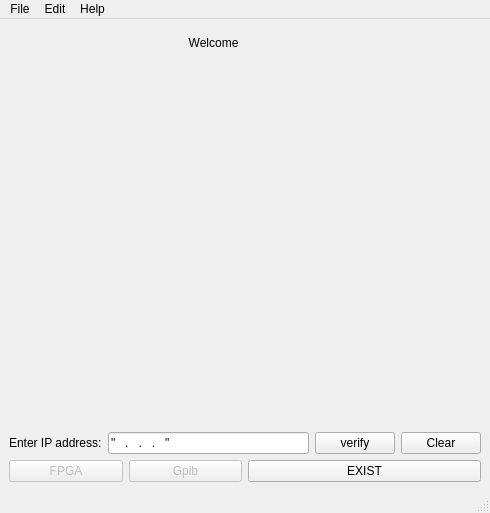
<?xml version="1.0" encoding="UTF-8"?>
<ui version="4.0">
 <class>MainWindow</class>
 <widget class="QMainWindow" name="MainWindow">
  <property name="geometry">
   <rect>
    <x>0</x>
    <y>0</y>
    <width>490</width>
    <height>513</height>
   </rect>
  </property>
  <property name="windowTitle">
   <string>MainWindow</string>
  </property>
  <widget class="QWidget" name="centralwidget">
   <layout class="QGridLayout" name="gridLayout">
    <item row="2" column="0">
     <layout class="QHBoxLayout" name="horizontalLayout_2">
      <item>
       <widget class="QPushButton" name="fpgaButton">
        <property name="enabled">
         <bool>false</bool>
        </property>
        <property name="text">
         <string>FPGA</string>
        </property>
       </widget>
      </item>
      <item>
       <widget class="QPushButton" name="gpibButton">
        <property name="enabled">
         <bool>false</bool>
        </property>
        <property name="text">
         <string>Gpib</string>
        </property>
       </widget>
      </item>
     </layout>
    </item>
    <item row="2" column="1">
     <widget class="QPushButton" name="existButton">
      <property name="text">
       <string>EXIST</string>
      </property>
     </widget>
    </item>
    <item row="0" column="0" colspan="2">
     <layout class="QVBoxLayout" name="verticalLayout">
      <item>
       <widget class="QLabel" name="label_2">
        <property name="maximumSize">
         <size>
          <width>1000</width>
          <height>30</height>
         </size>
        </property>
        <property name="text">
         <string>                                                      Welcome</string>
        </property>
       </widget>
      </item>
      <item>
       <widget class="QLabel" name="label_3">
        <property name="styleSheet">
         <string notr="true">background-image: url(:/pic1/sign.jpg);
background-repeat: norepeat;</string>
        </property>
        <property name="text">
         <string/>
        </property>
       </widget>
      </item>
     </layout>
    </item>
    <item row="1" column="0" colspan="2">
     <layout class="QHBoxLayout" name="horizontalLayout">
      <item>
       <widget class="QLabel" name="label">
        <property name="text">
         <string>Enter IP address:</string>
        </property>
       </widget>
      </item>
      <item>
       <widget class="QLineEdit" name="IPaddresslineEdit">
        <property name="whatsThis">
         <string>&lt;html&gt;&lt;head/&gt;&lt;body&gt;&lt;p&gt;Enter IP address&lt;/p&gt;&lt;/body&gt;&lt;/html&gt;</string>
        </property>
        <property name="inputMask">
         <string>&quot;000.000.000.000&quot;; </string>
        </property>
       </widget>
      </item>
      <item>
       <widget class="QPushButton" name="verifyButton">
        <property name="text">
         <string>verify</string>
        </property>
       </widget>
      </item>
      <item>
       <widget class="QPushButton" name="clearButton">
        <property name="text">
         <string>Clear</string>
        </property>
       </widget>
      </item>
     </layout>
    </item>
   </layout>
  </widget>
  <widget class="QMenuBar" name="menubar">
   <property name="geometry">
    <rect>
     <x>0</x>
     <y>0</y>
     <width>490</width>
     <height>25</height>
    </rect>
   </property>
   <widget class="QMenu" name="menuFile">
    <property name="title">
     <string>File</string>
    </property>
    <addaction name="actionClose"/>
   </widget>
   <widget class="QMenu" name="menuCredit">
    <property name="title">
     <string>Help</string>
    </property>
    <addaction name="actionAbout"/>
    <addaction name="actionDeveloper_manual"/>
    <addaction name="separator"/>
    <addaction name="actionCheck_update"/>
    <addaction name="actionWebsite"/>
    <addaction name="separator"/>
    <addaction name="actionAbout_2"/>
   </widget>
   <widget class="QMenu" name="menuEdit">
    <property name="title">
     <string>Edit</string>
    </property>
    <addaction name="actionCopy"/>
    <addaction name="actionPaste"/>
    <addaction name="separator"/>
    <addaction name="actionClear"/>
   </widget>
   <addaction name="menuFile"/>
   <addaction name="menuEdit"/>
   <addaction name="menuCredit"/>
  </widget>
  <widget class="QStatusBar" name="statusbar"/>
  <action name="actionClose">
   <property name="text">
    <string>close </string>
   </property>
   <property name="shortcut">
    <string>Ctrl+Q</string>
   </property>
  </action>
  <action name="actionAbout">
   <property name="text">
    <string>User manual</string>
   </property>
  </action>
  <action name="actionDeveloper_manual">
   <property name="text">
    <string>Developer manual</string>
   </property>
  </action>
  <action name="actionCheck_update">
   <property name="text">
    <string>Check update</string>
   </property>
  </action>
  <action name="actionWebsite">
   <property name="text">
    <string>Website</string>
   </property>
  </action>
  <action name="actionAbout_2">
   <property name="text">
    <string>About</string>
   </property>
  </action>
  <action name="actionCopy">
   <property name="text">
    <string>Copy</string>
   </property>
   <property name="shortcut">
    <string>Ctrl+C</string>
   </property>
  </action>
  <action name="actionPaste">
   <property name="text">
    <string>Paste</string>
   </property>
   <property name="shortcut">
    <string>Ctrl+V</string>
   </property>
  </action>
  <action name="actionClear">
   <property name="text">
    <string>Clear</string>
   </property>
  </action>
 </widget>
 <resources>
  <include location="welcomepic.qrc"/>
 </resources>
 <connections>
  <connection>
   <sender>clearButton</sender>
   <signal>clicked()</signal>
   <receiver>IPaddresslineEdit</receiver>
   <slot>clear()</slot>
   <hints>
    <hint type="sourcelabel">
     <x>479</x>
     <y>358</y>
    </hint>
    <hint type="destinationlabel">
     <x>297</x>
     <y>358</y>
    </hint>
   </hints>
  </connection>
  <connection>
   <sender>existButton</sender>
   <signal>clicked()</signal>
   <receiver>MainWindow</receiver>
   <slot>close()</slot>
   <hints>
    <hint type="sourcelabel">
     <x>480</x>
     <y>481</y>
    </hint>
    <hint type="destinationlabel">
     <x>264</x>
     <y>267</y>
    </hint>
   </hints>
  </connection>
  <connection>
   <sender>actionClear</sender>
   <signal>activated()</signal>
   <receiver>IPaddresslineEdit</receiver>
   <slot>clear()</slot>
   <hints>
    <hint type="sourcelabel">
     <x>-1</x>
     <y>-1</y>
    </hint>
    <hint type="destinationlabel">
     <x>297</x>
     <y>358</y>
    </hint>
   </hints>
  </connection>
  <connection>
   <sender>actionCopy</sender>
   <signal>activated()</signal>
   <receiver>IPaddresslineEdit</receiver>
   <slot>copy()</slot>
   <hints>
    <hint type="sourcelabel">
     <x>-1</x>
     <y>-1</y>
    </hint>
    <hint type="destinationlabel">
     <x>297</x>
     <y>358</y>
    </hint>
   </hints>
  </connection>
  <connection>
   <sender>actionPaste</sender>
   <signal>activated()</signal>
   <receiver>IPaddresslineEdit</receiver>
   <slot>paste()</slot>
   <hints>
    <hint type="sourcelabel">
     <x>-1</x>
     <y>-1</y>
    </hint>
    <hint type="destinationlabel">
     <x>297</x>
     <y>358</y>
    </hint>
   </hints>
  </connection>
  <connection>
   <sender>actionClose</sender>
   <signal>activated()</signal>
   <receiver>MainWindow</receiver>
   <slot>close()</slot>
   <hints>
    <hint type="sourcelabel">
     <x>-1</x>
     <y>-1</y>
    </hint>
    <hint type="destinationlabel">
     <x>264</x>
     <y>267</y>
    </hint>
   </hints>
  </connection>
  <connection>
   <sender>verifyButton</sender>
   <signal>toggled(bool)</signal>
   <receiver>gpibButton</receiver>
   <slot>setEnabled(bool)</slot>
   <hints>
    <hint type="sourcelabel">
     <x>388</x>
     <y>358</y>
    </hint>
    <hint type="destinationlabel">
     <x>240</x>
     <y>481</y>
    </hint>
   </hints>
  </connection>
  <connection>
   <sender>verifyButton</sender>
   <signal>toggled(bool)</signal>
   <receiver>fpgaButton</receiver>
   <slot>setEnabled(bool)</slot>
   <hints>
    <hint type="sourcelabel">
     <x>388</x>
     <y>358</y>
    </hint>
    <hint type="destinationlabel">
     <x>115</x>
     <y>481</y>
    </hint>
   </hints>
  </connection>
 </connections>
</ui>
